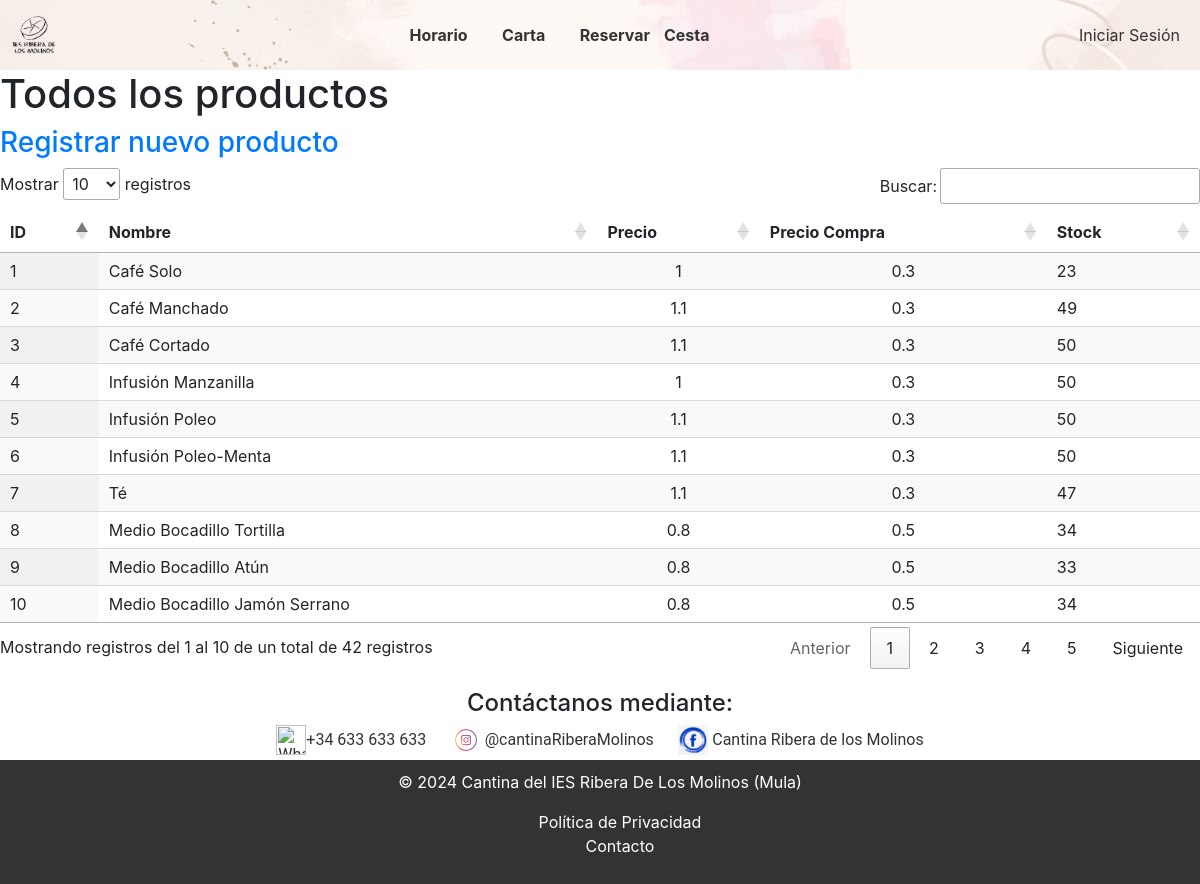
/TFG/trabajador/productos.php, run on the app's committed database.
### tables this page shows
CREATE TABLE `articulo` (
  `idArticulo` int(11) NOT NULL,
  `articulo` varchar(200) NOT NULL,
  `pvp` float NOT NULL,
  `precioCompra` float NOT NULL,
  `stock` int(11) NOT NULL,
  `idProveedor` int(11) NOT NULL,
  `idCategoria` int(11) NOT NULL
);

### TFG/db/bd.inc.php (called while the page is built, shortened)
<?php
function conectar() {
    try {
        $host = "localhost";
        $basedatos = "tfg";
        $usuario = "root";
        $password = "";
        return new PDO("mysql:host=$host;dbname=$basedatos", $usuario, $password);
    } catch (PDOException $e) {
        echo $e->getMessage();
    }
}
function obtenerArticulos() {
    $conexion = conectar();
    $sql = $conexion->prepare("SELECT * FROM articulo");
    $sql->execute();
    $sql->setFetchMode(PDO::FETCH_ASSOC);
    return $sql->fetchAll();
}

### TFG/trabajador/productos.php (the view, shortened to what this page needs)
<?php
include("../includes/header.php");
include '../db/bd.inc.php';
?>
<link rel="stylesheet" href="/TFG-MAIN/TFG/CSS/producto.css">
<link rel="stylesheet" type="text/css" href="https://cdn.datatables.net/1.10.22/css/jquery.dataTables.min.css">
<link rel="stylesheet" href="https://stackpath.bootstrapcdn.com/bootstrap/4.5.2/css/bootstrap.min.css">
<body>
    <h1 class="titulo">Todos los productos</h1>
    <h3><a href="/TFG-MAIN/TFG/trabajador/registroProductos.php" class="aIniciar">Registrar nuevo producto</a></h3>
    <table id="productos" class="display">
        <thead>
            <tr>
                <th>ID</th>
                <th>Nombre</th>
                <th class='precio'>Precio</th>
                <th class='compra'>Precio Compra</th>
                <th class='stock'>Stock</th>
            </tr>
        </thead>
        <tbody>
            <?php
            $productos = obtenerArticulos();
            foreach ($productos as $producto) {
                echo "<tr>";
                echo "<td>" . $producto['idArticulo'] . "</td>";
                echo "<td>" . $producto['articulo'] . "</td>";
                echo "<td class='precio' data-id='" . $producto['idArticulo'] . "'>" . $producto['pvp'] . "</td>";
                echo "<td class='compra' data-id='" . $producto['idArticulo'] . "'>" . $producto['precioCompra'] . "</td>";
                echo "<td class='stock' data-id='" . $producto['idArticulo'] . "'>" . $producto['stock'] . "</td>";
                echo "</tr>";
            }
            ?>
        </tbody>
    </table>
<?php
include("../includes/footer.php");
?>

### TFG/CSS/header.css (style rules this page uses)
body { width: 100%; font-family: 'Roboto', sans-serif; margin: 0 auto; }

### TFG/CSS/producto.css (style rules this page uses)
#productos td:nth-child(3), #productos td:nth-child(4) { text-align: center; }

### data on the page
articulo: idArticulo "1", articulo "Café Solo", pvp "1", precioCompra "0.3", stock "23"
articulo: idArticulo "2", articulo "Café Manchado", pvp "1.1", precioCompra "0.3", stock "49"
articulo: idArticulo "3", articulo "Café Cortado", pvp "1.1", precioCompra "0.3", stock "50"
articulo: idArticulo "4", articulo "Infusión Manzanilla", pvp "1", precioCompra "0.3", stock "50"
articulo: idArticulo "5", articulo "Infusión Poleo", pvp "1.1", precioCompra "0.3", stock "50"
articulo: idArticulo "6", articulo "Infusión Poleo-Menta", pvp "1.1", precioCompra "0.3", stock "50"
articulo: idArticulo "7", articulo "Té", pvp "1.1", precioCompra "0.3", stock "47"
articulo: idArticulo "8", articulo "Medio Bocadillo Tortilla", pvp "0.8", precioCompra "0.5", stock "34"
articulo: idArticulo "9", articulo "Medio Bocadillo Atún", pvp "0.8", precioCompra "0.5", stock "33"
articulo: idArticulo "10", articulo "Medio Bocadillo Jamón Serrano", pvp "0.8", precioCompra "0.5", stock "34"
